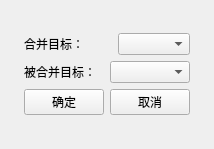
<?xml version="1.0" encoding="UTF-8"?>
<ui version="4.0">
 <class>CDlgMarkMerge</class>
 <widget class="QWidget" name="CDlgMarkMerge">
  <property name="geometry">
   <rect>
    <x>0</x>
    <y>0</y>
    <width>214</width>
    <height>149</height>
   </rect>
  </property>
  <property name="windowTitle">
   <string>CDlgMarkMerge</string>
  </property>
  <layout class="QGridLayout" name="gridLayout">
   <item row="2" column="1">
    <layout class="QHBoxLayout" name="horizontalLayout_2">
     <item>
      <widget class="QLabel" name="label_2">
       <property name="sizePolicy">
        <sizepolicy hsizetype="Preferred" vsizetype="Expanding">
         <horstretch>0</horstretch>
         <verstretch>0</verstretch>
        </sizepolicy>
       </property>
       <property name="text">
        <string>被合并目标：</string>
       </property>
      </widget>
     </item>
     <item>
      <widget class="QComboBox" name="cb_Merged">
       <property name="sizePolicy">
        <sizepolicy hsizetype="Preferred" vsizetype="Expanding">
         <horstretch>0</horstretch>
         <verstretch>0</verstretch>
        </sizepolicy>
       </property>
      </widget>
     </item>
    </layout>
   </item>
   <item row="3" column="1">
    <layout class="QHBoxLayout" name="horizontalLayout_3">
     <item>
      <widget class="QPushButton" name="pb_Ensure">
       <property name="text">
        <string>确定</string>
       </property>
      </widget>
     </item>
     <item>
      <widget class="QPushButton" name="pb_Cancel">
       <property name="text">
        <string>取消</string>
       </property>
      </widget>
     </item>
    </layout>
   </item>
   <item row="1" column="1">
    <layout class="QHBoxLayout" name="horizontalLayout">
     <item>
      <widget class="QLabel" name="label">
       <property name="sizePolicy">
        <sizepolicy hsizetype="Expanding" vsizetype="Preferred">
         <horstretch>0</horstretch>
         <verstretch>0</verstretch>
        </sizepolicy>
       </property>
       <property name="text">
        <string>合并目标：</string>
       </property>
      </widget>
     </item>
     <item>
      <widget class="QComboBox" name="cb_Merge">
       <property name="sizePolicy">
        <sizepolicy hsizetype="Preferred" vsizetype="Expanding">
         <horstretch>0</horstretch>
         <verstretch>0</verstretch>
        </sizepolicy>
       </property>
      </widget>
     </item>
    </layout>
   </item>
   <item row="2" column="0">
    <spacer name="horizontalSpacer">
     <property name="orientation">
      <enum>Qt::Horizontal</enum>
     </property>
     <property name="sizeHint" stdset="0">
      <size>
       <width>40</width>
       <height>20</height>
      </size>
     </property>
    </spacer>
   </item>
   <item row="4" column="1">
    <spacer name="verticalSpacer">
     <property name="orientation">
      <enum>Qt::Vertical</enum>
     </property>
     <property name="sizeHint" stdset="0">
      <size>
       <width>20</width>
       <height>40</height>
      </size>
     </property>
    </spacer>
   </item>
   <item row="2" column="2">
    <spacer name="horizontalSpacer_2">
     <property name="orientation">
      <enum>Qt::Horizontal</enum>
     </property>
     <property name="sizeHint" stdset="0">
      <size>
       <width>40</width>
       <height>20</height>
      </size>
     </property>
    </spacer>
   </item>
   <item row="0" column="1">
    <spacer name="verticalSpacer_2">
     <property name="orientation">
      <enum>Qt::Vertical</enum>
     </property>
     <property name="sizeHint" stdset="0">
      <size>
       <width>20</width>
       <height>40</height>
      </size>
     </property>
    </spacer>
   </item>
  </layout>
 </widget>
 <layoutdefault spacing="6" margin="11"/>
 <resources/>
 <connections/>
</ui>
